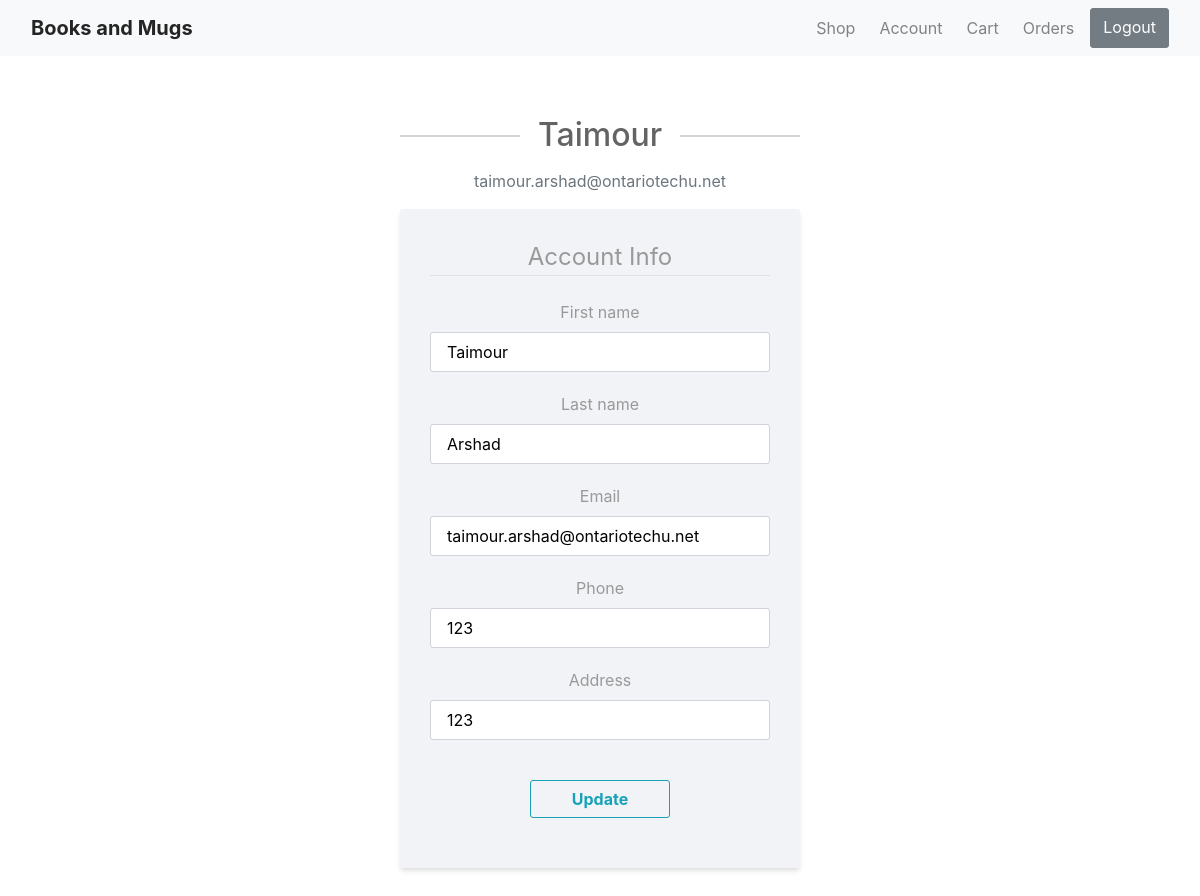
The app's page /account (signed in), older data.
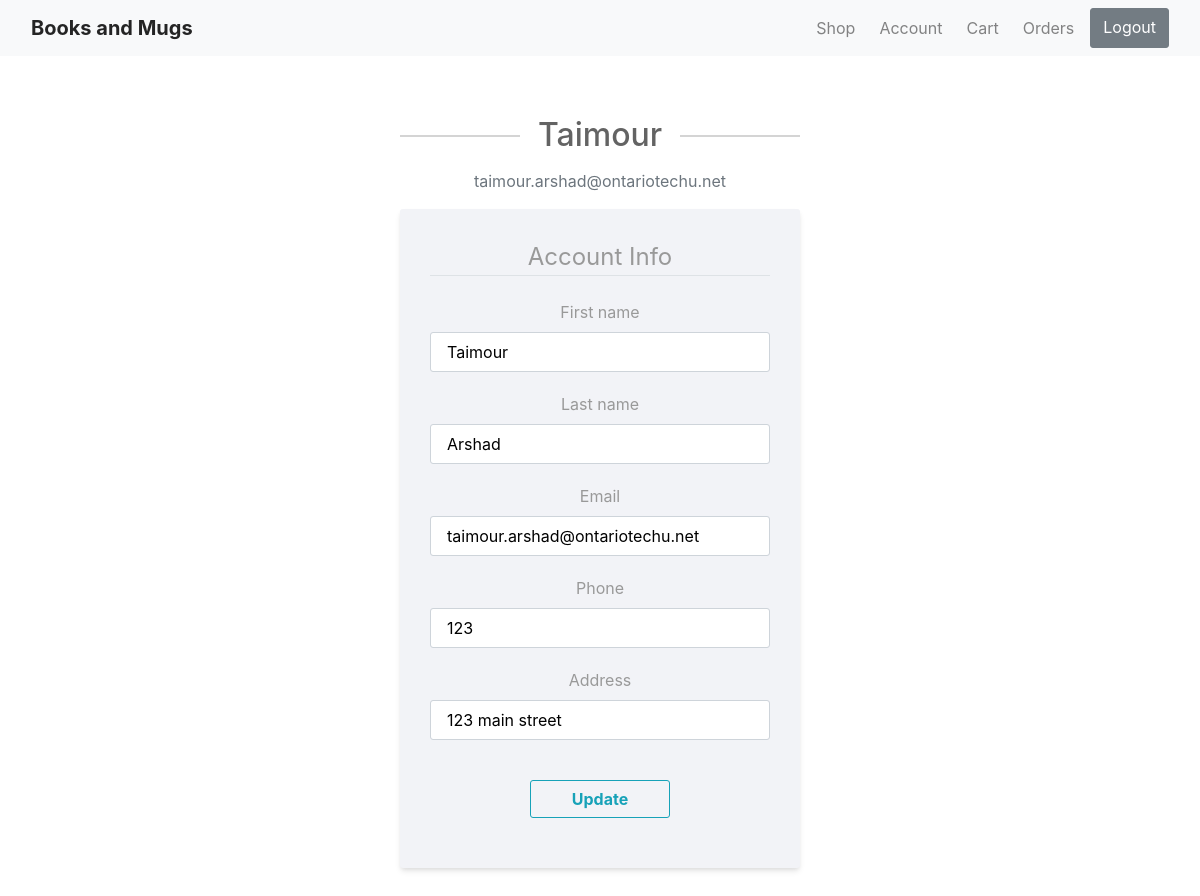
The same page, newer data.
### website/models.py (models this page shows)
class User(db.Model, UserMixin):
    id = db.Column(db.Integer, primary_key = True)
    email = db.Column(db.String(100), unique=True)
    first_name = db.Column(db.String(100))
    last_name = db.Column(db.String(100))
    address = db.Column(db.String(100))
    phone = db.Column(db.String(100))
    password = db.Column(db.String(100))
    review = db.relationship('Review')

### website/auth.py (the view)
@auth.route("/account", methods=['GET', 'POST'])
@login_required
def account():
    form = UpdateAccountForm()
    if form.validate_on_submit():
        current_user.first_name = form.first_name.data
        current_user.last_name = form.last_name.data
        current_user.email = form.email.data
        current_user.address = form.address.data
        current_user.phone = form.phone.data
        db.session.commit()
        flash('Your account has been updated!', 'success')
        return redirect(url_for('auth.account',user=current_user))
    elif request.method == 'GET':
        form.first_name.data = current_user.first_name
        form.last_name.data = current_user.last_name
        form.email.data = current_user.email
        form.address.data = current_user.address
        form.phone.data = current_user.phone
    return render_template('account.html', title='Account', form=form, user=current_user)

### website/forms.py (shortened to what this page needs)
class UpdateAccountForm(FlaskForm):
    first_name = StringField('First name',validators=[DataRequired(), Length(min=2, max=20)])
    last_name = StringField('Last name',validators=[DataRequired(), Length(min=2, max=20)])
    email = StringField('Email',validators=[DataRequired(), Email()])
    phone = StringField('Phone',validators=[DataRequired()])
    address= StringField ('Address',validators=[DataRequired()])
    submit = SubmitField('Update')

### website/__init__.py (called while the page is built)
def create_app():
    app = Flask(__name__)
    app.config['SECRET_KEY'] = 'password'
    app.config['SQLALCHEMY_DATABASE_URI'] = f'sqlite:///{DB_NAME}'
    db.init_app(app)
    from .models import User, Review, Book
    admin = Admin(app)
    admin.add_view(ModelView(Book, db.session))
    from .views import views
    from .auth import auth
    app.register_blueprint(views,url_prefix='/')
    app.register_blueprint(auth,url_prefix='/')
    create_database(app)
    login_manager = LoginManager()
    login_manager.login_view='auth.login'
    login_manager.init_app(app)
    @login_manager.user_loader
    def load_user(id):
        return User.query.get(int(id))
    return app

### website/templates/account.html (shortened to what this page needs)
{% extends "base.html" %}
{% block content %}
<link rel="stylesheet" href="{{ url_for('static', filename='css/account.css') }}">
    <div class="content-section">
      <div class="media">
        <div class="media-body">
          <h2 class="account-heading">{{ current_user.first_name }}</h2>
          <p class="text-secondary">{{ current_user.email }}</p>
        </div>
      </div>
        <form method="POST" action="" >
            <fieldset class="form-group">
                <legend class="border-bottom mb-4">Account Info</legend>
                <div class="form-group">
                    {{ form.first_name.label(class="form-control-label") }}
                    {% if form.first_name.errors %}
                        {{ form.first_name(class="form-control form-control-lg is-invalid") }}
                        <div class="invalid-feedback">
                            {% for error in form.first_name.errors %}
                                <span>{{ error }}</span>
                            {% endfor %}
                        </div>
                    {% else %}
                        {{ form.first_name(class="form-control form-control-lg") }}
                    {% endif %}
                </div>
                    <div class="form-group">
                        {{ form.last_name.label(class="form-control-label") }}
                        {% if form.last_name.errors %}
                            {{ form.last_name(class="form-control form-control-lg is-invalid") }}
                            <div class="invalid-feedback">
                                {% for error in form.first_name.errors %}
                                    <span>{{ error }}</span>
                                {% endfor %}
                            </div>
                        {% else %}
                            {{ form.last_name(class="form-control form-control-lg") }}
                        {% endif %}
                    </div>
                <div class="form-group">
                    {{ form.email.label(class="form-control-label") }}
                    {% if form.email.errors %}
                        {{ form.email(class="form-control form-control-lg is-invalid") }}
                        <div class="invalid-feedback">
                            {% for error in form.email.errors %}
                                <span>{{ error }}</span>
                            {% endfor %}
                        </div>
                    {% else %}
                        {{ form.email(class="form-control form-control-lg") }}
                    {% endif %}
                </div>
                <div class="form-group">
                    {{ form.phone.label(class="form-control-label") }}
                    {% if form.phone.errors %}
                        {{ form.phone(class="form-control form-control-lg is-invalid") }}
                        <div class="invalid-feedback">
                            {% for error in form.address.errors %}
                                <span>{{ error }}</span>
                            {% endfor %}
                        </div>
                    {% else %}
                        {{ form.phone(class="form-control form-control-lg") }}
                    {% endif %}
                </div>
				<div class="form-group">
                    {{ form.address.label(class="form-control-label") }}
                    {% if form.address.errors %}
                        {{ form.address(class="form-control form-control-lg is-invalid") }}
                        <div class="invalid-feedback">
                            {% for error in form.address.errors %}
                                <span>{{ error }}</span>
                            {% endfor %}
                        </div>
                    {% else %}
                        {{ form.address(class="form-control form-control-lg") }}
                    {% endif %}
                </div>
            </fieldset>
            <div class="form-group">
                {{ form.submit(class="btn btn-outline-info") }}
            </div>
        </form>
    </div>
{% endblock content %}

Row changes from the older to the newer data that the page shows:
changed User "Taimour": address "123" → "123 main street"
